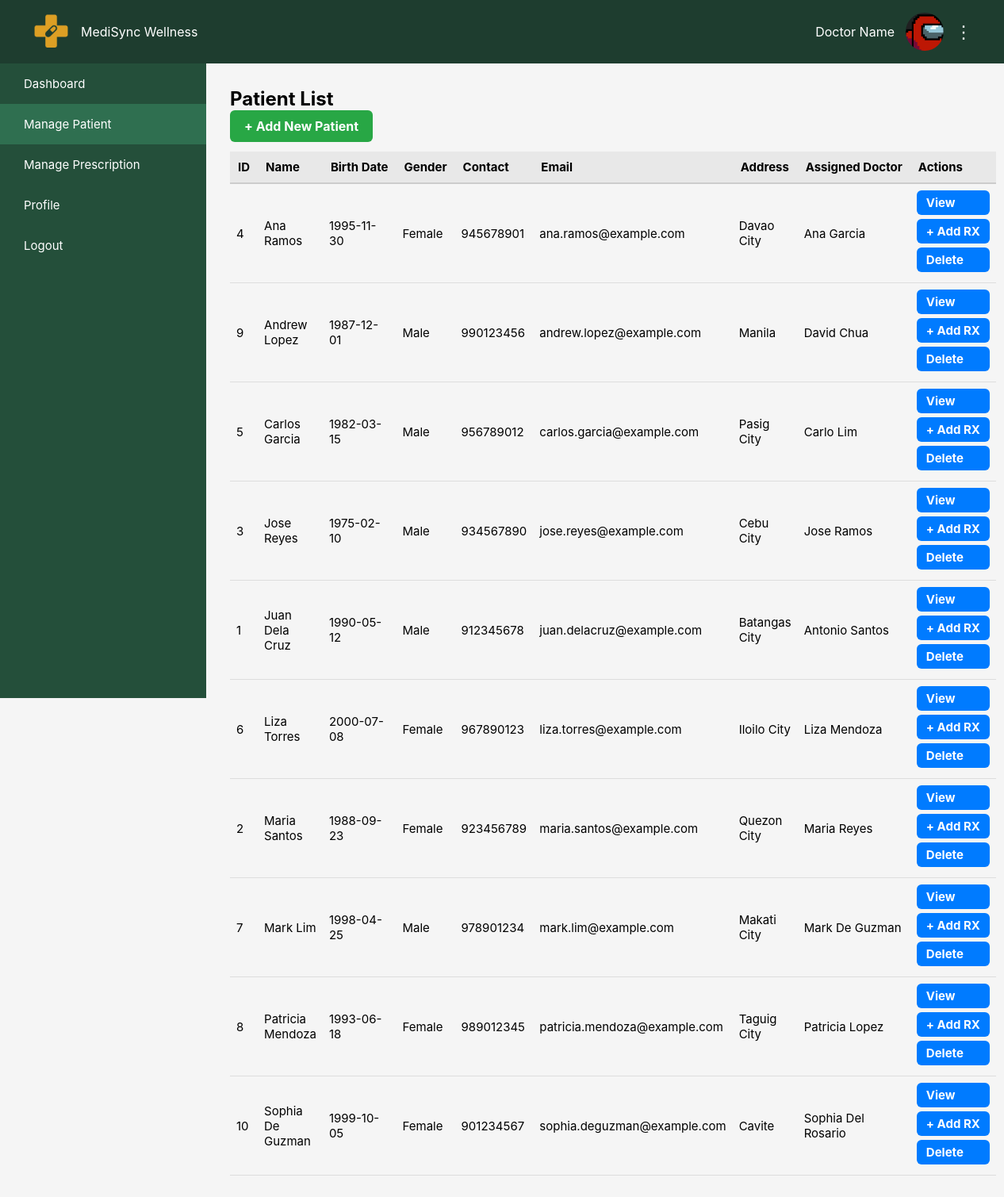
Page /backend/doctor/patients.php on the committed database.
### tables this page shows
CREATE TABLE `patient` (
  `patientID` int(11) NOT NULL,
  `firstName` text NOT NULL,
  `lastName` text NOT NULL,
  `birthDate` date NOT NULL,
  `gender` text NOT NULL,
  `contactNumber` int(11) NOT NULL,
  `address` text NOT NULL,
  `email` text NOT NULL,
  `doctorID` int(11) NOT NULL,
  `healthCondition` text DEFAULT NULL,
  `allergies` text DEFAULT NULL,
  `currentMedication` text DEFAULT NULL,
  `knownDiseases` text DEFAULT NULL
);

CREATE TABLE `doctor` (
  `doctorID` int(11) NOT NULL,
  `firstName` text NOT NULL,
  `lastName` text NOT NULL,
  `specialization` text NOT NULL,
  `licenseNumber` int(11) NOT NULL,
  `email` text NOT NULL,
  `clinicAddress` text NOT NULL,
  `status` enum('active','pending') NOT NULL DEFAULT 'pending'
);

### backend/doctor/patients.php (the view, shortened to what this page needs)
<?php
include('../includes/db_connect.php');
$query = "
    SELECT
        p.patientID, p.firstName, p.lastName, p.birthDate, p.gender,
        p.contactNumber, p.address, p.email,
        d.firstName AS doctorFirst, d.lastName AS doctorLast
    FROM patient p
    LEFT JOIN doctor d ON p.doctorID = d.doctorID
    ORDER BY p.firstName ASC
";
$result = mysqli_query($conn, $query);
?>
<div class="main-content">
    <h2>Patient List</h2>
    <a href="add_patient.php"
       style="display:inline-block; background:#28a745; color:white; padding:10px 18px;
              border-radius:6px; text-decoration:none; font-weight:bold; margin-bottom:12px;">
        + Add New Patient
    </a>
    <?php if (mysqli_num_rows($result) > 0): ?>
        <table class="manage-table">
            <thead>
                <tr>
                    <th>ID</th>
                    <th>Name</th>
                    <th>Birth Date</th>
                    <th>Gender</th>
                    <th>Contact</th>
                    <th>Email</th>
                    <th>Address</th>
                    <th>Assigned Doctor</th>
                    <th class="action-col">Actions</th>
                </tr>
            </thead>
            <tbody>
            <?php while ($row = mysqli_fetch_assoc($result)): ?>
                <tr>
                    <td><?= $row['patientID'] ?></td>
                    <td><?= htmlspecialchars($row['firstName'] . ' ' . $row['lastName']) ?></td>
                    <td><?= $row['birthDate'] ?></td>
                    <td><?= $row['gender'] ?></td>
                    <td><?= $row['contactNumber'] ?></td>
                    <td><?= htmlspecialchars($row['email']) ?></td>
                    <td><?= htmlspecialchars($row['address']) ?></td>
                    <td><?= htmlspecialchars($row['doctorFirst'] . ' ' . $row['doctorLast']) ?></td>
                    <td class="action-col">
                        <a class="action-btn"
                           style="background:#007bff;"
                           href="view_patient_prescription.php?id=<?= $row['patientID'] ?>">
                           View
                        </a>
                        <a class="action-btn"
                           style="background:#28a745;"
                           href="add_prescription.php?id=<?= $row['patientID'] ?>">
                           + Add RX
                        </a>
                        <a class="action-btn"
                           style="background:#dc3545;"
                           href="delete_patient.php?id=<?= $row['patientID'] ?>"
                           onclick="return confirm('Delete this patient and all related prescriptions?');">
                           Delete
                        </a>
                    </td>
                </tr>
            <?php endwhile; ?>
            </tbody>
        </table>
    <?php else: ?>
        <p>No patients found.</p>
    <?php endif; ?>
</div>
<?php
include('doctor_standard.php');
?>

### frontend/css/layout_standard.css (style rules this page uses)
* { margin: 0; padding: 0; box-sizing: border-box; font-family: "Inter", sans-serif; }
body { display: flex; background: #f5f5f5; }

### backend/doctor/patients.php (style rules this page uses)
.manage-table { width: 100% !important; border-collapse: collapse !important; font-size: 15px !important; }
.manage-table th { background: #e8e8e8 !important; padding: 10px !important; text-align: left !important; white-space: nowrap !important; border-bottom: 2px solid #ccc !important; }
.manage-table td { padding: 8px !important; border-bottom: 1px solid #ddd !important; }
.action-col { width: 200px !important; }
.action-btn { display: block !important; padding: 6px 12px !important; background: #007bff !important; color: white !important; text-decoration: none !important; border-radius: 6px !important; font-weight: bold !important; white-space: nowrap !important; margin-bottom: 5px !important; }

### rows in the picture
patient: patientID "4", firstName+lastName "Ana Ramos", birthDate "1995-11-30", gender "Female", contactNumber "945678901", email "ana.ramos@example.com", address "Davao City", doctorID.lastName "Ana Garcia"
patient: patientID "9", firstName+lastName "Andrew Lopez", birthDate "1987-12-01", gender "Male", contactNumber "990123456", email "andrew.lopez@example.com", address "Manila", doctorID.lastName "David Chua"
patient: patientID "5", firstName+lastName "Carlos Garcia", birthDate "1982-03-15", gender "Male", contactNumber "956789012", email "carlos.garcia@example.com", address "Pasig City", doctorID.lastName "Carlo Lim"
patient: patientID "3", firstName+lastName "Jose Reyes", birthDate "1975-02-10", gender "Male", contactNumber "934567890", email "jose.reyes@example.com", address "Cebu City", doctorID.lastName "Jose Ramos"
patient: patientID "1", firstName+lastName "Juan Dela Cruz", birthDate "1990-05-12", gender "Male", contactNumber "912345678", email "juan.delacruz@example.com", address "Batangas City", doctorID.lastName "Antonio Santos"
patient: patientID "6", firstName+lastName "Liza Torres", birthDate "2000-07-08", gender "Female", contactNumber "967890123", email "liza.torres@example.com", address "Iloilo City", doctorID.lastName "Liza Mendoza"
patient: patientID "2", firstName+lastName "Maria Santos", birthDate "1988-09-23", gender "Female", contactNumber "923456789", email "maria.santos@example.com", address "Quezon City", doctorID.lastName "Maria Reyes"
patient: patientID "7", firstName+lastName "Mark Lim", birthDate "1998-04-25", gender "Male", contactNumber "978901234", email "mark.lim@example.com", address "Makati City", doctorID.lastName "Mark De Guzman"
patient: patientID "8", firstName+lastName "Patricia Mendoza", birthDate "1993-06-18", gender "Female", contactNumber "989012345", email "patricia.mendoza@example.com", address "Taguig City", doctorID.lastName "Patricia Lopez"
patient: patientID "10", firstName+lastName "Sophia De Guzman", birthDate "1999-10-05", gender "Female", contactNumber "901234567", email "sophia.deguzman@example.com", address "Cavite", doctorID.lastName "Sophia Del Rosario"

### other values in the picture
$doctor_name "Doctor Name"
